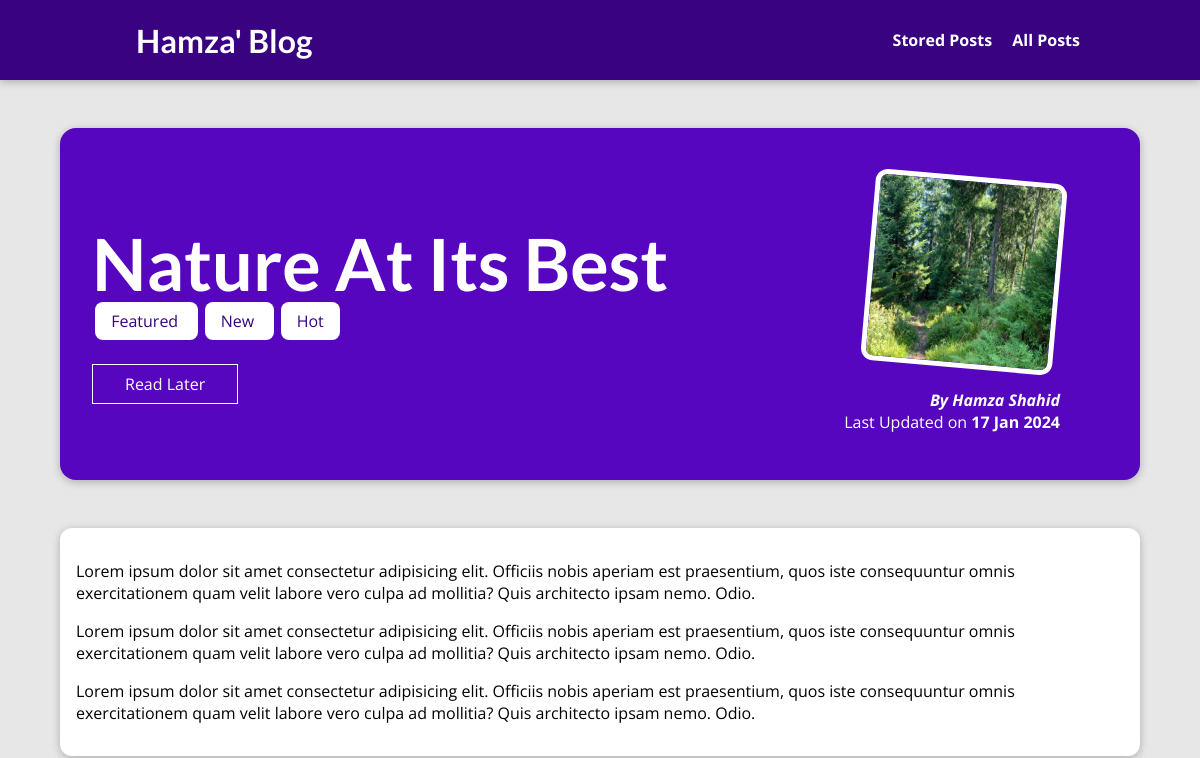
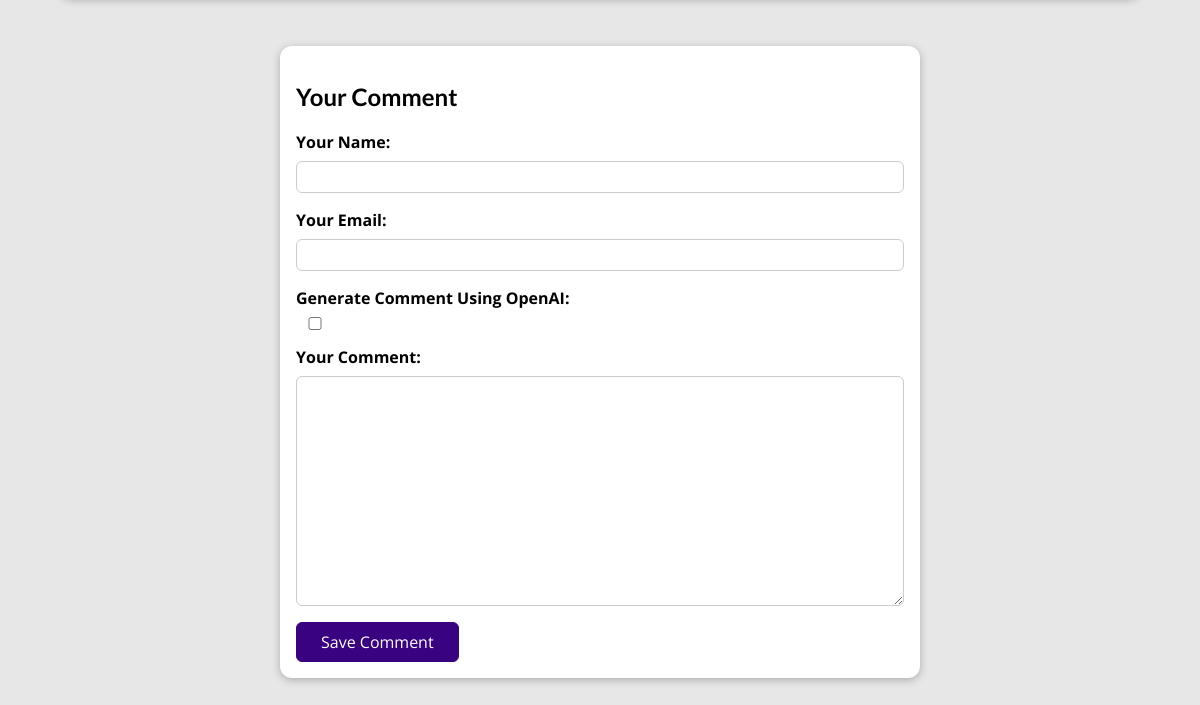
Page /posts/nature-at-its-best on the earlier database version (2 pictures, top to bottom).
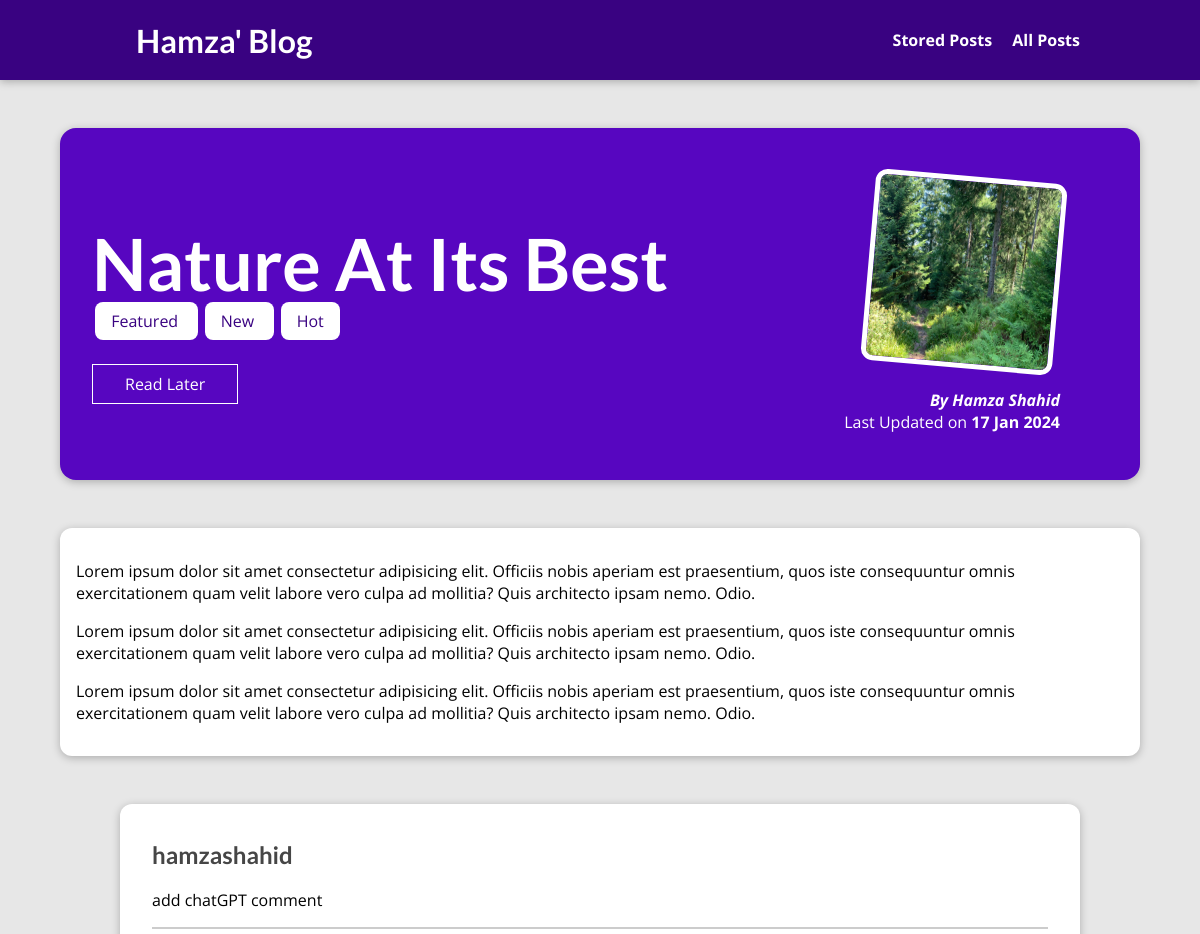
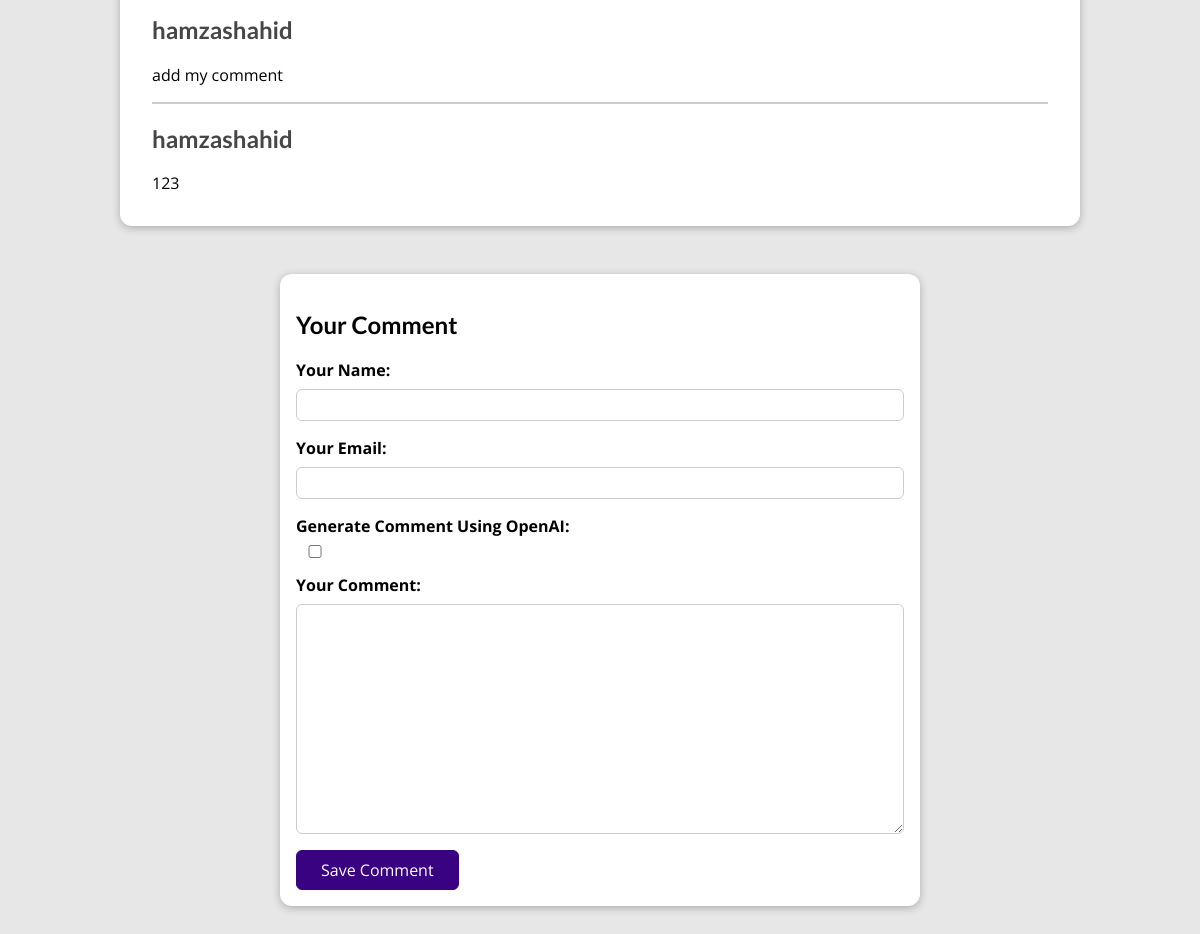
Same page on the later database version (2 pictures, top to bottom).
### blog/models.py (models this page shows, shortened)
class Post(models.Model):
    title = models.CharField(max_length=100)
    excerpt = models.CharField(max_length=200)
    image = models.ImageField(upload_to='posts', null=True)
    date = models.DateField(auto_now=True)
    slug = models.SlugField(unique=True)
    content = models.TextField(validators=[MinLengthValidator(10)])
    author = models.ForeignKey(Author, on_delete=models.SET_NULL, null=True, related_name='posts')
    tag = models.ManyToManyField(Tag)

class Tag(models.Model):
    caption = models.CharField(max_length=80)
    def __str__(self):
        return f'{self.caption}'

class Author(models.Model):
    first_name = models.CharField(max_length=50)
    last_name = models.CharField(max_length=50)
    email_address = models.EmailField()
    def full_name(self):
        return f'{self.first_name} {self.last_name}'
    def __str__(self):
        return self.full_name()

class Comment(models.Model):
    username = models.CharField(max_length=100)
    user_email = models.EmailField()
    commentByChatGPT = models.BooleanField(default=False)
    text = models.TextField(max_length=300)
    post = models.ForeignKey(Post, on_delete=models.CASCADE, related_name='comments')

### blog/views.py (the view, shortened to what this page needs)
# urls.py: path('posts/<slug:slug>', views.SinglePostView.as_view(), name="post-detail-page"),
class SinglePostView(View):
    def is_stored_post(self, request, post_id):
        stored_posts = request.session.get('stored_posts')
        if stored_posts is not None:
            is_saved_for_later = post_id in stored_posts
        else:
            is_saved_for_later = False
        return is_saved_for_later
    def get(self, request, slug):
        post = Post.objects.get(slug=slug)
        context = {
            'post': post,
            'post_tags': post.tag.all(),
            'comment_form': CommentForm(),
            'comments': post.comments.all().order_by('-id'),
            'comlen': len(post.comments.all()),
            'saved_for_later': self.is_stored_post(request, post.id)
        }
        return render(request, 'blog/post-detail.html', context)

### blog/forms.py
class CommentForm(forms.ModelForm):
    class Meta:
        model = Comment
        exclude = ['post']
        labels = {
            'username': 'Your Name',
            'user_email': 'Your Email',
            'commentByChatGPT': 'Generate Comment Using OpenAI',
            'text': 'Your Comment'
        }

### blog/templates/blog/post-detail.html (shortened to what this page needs)
{% extends "base.html" %}
{% load static %}
{% block css_files %}
  <link rel="stylesheet" href="{% static "blog/post-detail.css" %}" />
{% endblock %}
{% block content %}
    <section id="summary">
        <h2>{{ post.title }}</h2>
        <div>
            {% for tag in post_tags %}
            <span class='tag'> {{ tag }} </span>
            {% endfor %}
        </div>
        <div id='read-later'>
            <form action='{% url "read-later" %}' method='POST'>
                <button>
                    {% if saved_for_later %}
                        Remove from "Read Later" List
                    {% else %}
                        Read Later
                    {% endif %}
                </button>
            </form>
        </div>
        <article>
            <img src="{{ post.image.url }}" alt="Post Title" />
            <address>By <a href="mailto:{{post.author.email_address}}">{{ post.author }}</a></address>
            <div>
                Last Updated on <time>{{ post.date|date:"d M Y"}}</time>
        </article>
    </section>
    <main>
        <p>{{ post.content|linebreaks }}</p>
    </main>
    {% if comlen > 0 %}
    <section id='comments'>
            <ul>
                {% for comment in comments %}
                    <li>
                        <h2> {{ comment.username }} </h2>
                        <p> {{ comment.text | linebreaks }} </p>
                    </li>
                {% endfor %}
            </ul>
        </section>
    {% endif %}
    <section id='comment-form'>
        <h2>Your Comment</h2>
        <form action='{% url "post-detail-page" post.slug %}' method='POST'>
            {% for form_field in comment_form %}
            <div class='form-control {% if form_field.errors %}invalid{% endif %}'>
                {{ form_field.label_tag }}
                {{ form_field }}
            </div>
            {% endfor %}
            <button>Save Comment</button>
        </form>
    </section>
{% endblock content %}

### templates/base.html (shortened to what this page needs)
{% load static %}
<!DOCTYPE html>
<html lang="en">
<head>
  <link rel="stylesheet" href="{% static "app.css" %}">
  {% block css_files %}{% endblock %}
</head>
<body>
    <header id="main-navigation">
        <h1><a href="{% url "starting-page" %}">Hamza' Blog</a></h1>
        <nav>
            <a href="{% url "read-later" %}">Stored Posts</a>
            <a href="{% url "posts-page" %}">All Posts</a>
        </nav>
      </header>
  {% block content %}
  {% endblock %}
</body>
</html>

### static/app.css (style rules this page uses)
* { box-sizing: border-box; }
html { font-family: 'Open Sans', 'Lato', sans-serif; }
body { margin: 0; }
h1, h2, h3 { font-family: 'Lato', sans-serif; font-weight: bold; }
#main-navigation { width: 100%; height: 5rem; display: flex; justify-content: space-between; align-items: center; padding: 0 10%; position: absolute; top: 0; left: 0; }
#main-navigation a { text-decoration: none; color: white; font-weight: bold; margin-left: 1rem; }

### blog/static/blog/post-detail.css (style rules this page uses)
body { background-color: #e7e7e7; }
#main-navigation { background-color: #390281; box-shadow: 0 2px 8px rgba(0, 0, 0, 0.25); }
#summary { margin: 8rem auto 3rem auto; padding: 2rem; width: 90%; max-width: 90rem; border-radius: 16px; background-color: #5706c0; position: relative; box-shadow: 0 2px 8px rgba(0, 0, 0, 0.25); height: 22rem; }
#summary h2 { color: white; font-size: 4.5rem; margin-bottom: 0.25rem; }
#summary article { position: absolute; top: 2rem; right: 3rem; padding: 1rem 2rem; border-radius: 12px; text-align: right; color: white; }
#summary article img { width: 12rem; height: 12rem; border-radius: 12px; transform: rotateZ(5deg); border: 5px solid white; margin-bottom: 1rem; }
#summary address { font-weight: bold; }
#summary a { color: white; text-decoration: none; }
#summary time { font-weight: bold; }
#read-later { margin: 2rem 0; }
#read-later button { background-color: transparent; border: 1px solid white; padding: 0.5rem 2rem; font: inherit; color: white; cursor: pointer; }
main { width: 90%; max-width: 90rem; margin: 3rem auto; background-color: white; padding: 1rem; border-radius: 12px; box-shadow: 0 2px 8px rgba(0, 0, 0, 0.25); }
.tag { background-color: white; color: #390281; padding: 0.5rem 1rem; margin: 0.2rem; border-radius: 8px; }
#comment-form { margin: 3rem auto; width: 90%; max-width: 40rem; border-radius: 12px; background-color: white; box-shadow: 0 2px 8px rgba(0, 0, 0, 0.25); padding: 1rem; }
#comment-form button { font: inherit; background-color: #390281; color: white; border: 1px solid #390281; padding: 0.5rem 1.5rem; border-radius: 6px; cursor: pointer; }
.form-control { margin-bottom: 1rem; }
.form-control label { font-weight: bold; margin-bottom: 0.5rem; display: block; }
.form-control input, .form-control textarea { display: block; width: 100%; font: inherit; padding: 0.25rem; border-radius: 6px; border: 1px solid #ccc; }
#id_commentByChatGPT { width: 5%; font: inherit; border: 1px solid #ccc; }
#comments { margin: 3rem auto; width: 90%; max-width: 60rem; border-radius: 12px; background-color: white; box-shadow: 0 2px 8px rgba(0, 0, 0, 0.25); padding: 1rem 2rem; }
#comments ul { list-style: none; margin: 0; padding: 0; }
#comments li { margin-bottom: 1rem; border-bottom: 2px solid #ccc; }
#comments li:last-of-type { border-bottom: none; }
#comments h2 { color: #464646; }

Differences in the rows shown:
added Comment: username "hamzashahid", text "add chatGPT comment"
added Comment: username "hamzashahid", text "add my comment"
added Comment: username "hamzashahid", text "123"
